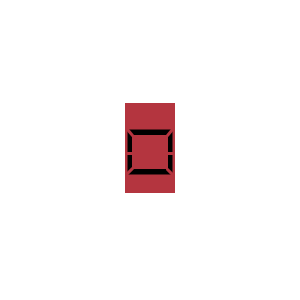
Frame 1 (no input)
Frame 60 (the mouse pressed at the canvas centre just before this capture): identical to frame 1, image omitted
Frame 120 (the mouse held since frame 60 and released just before this capture): identical to frame 1, image omitted

The Processing sketch that drew this single still picture (run headless with seeded random() and noise(); from frame 60 on, the mouse is pressed at the canvas centre):

// Processing sketch: trafficCar
// ── trafficCar.pde
float x = width/2 + 150;
float y = height + 200;


boolean forward = false;
boolean turnR = false;
boolean turnL = false;
boolean reverse = false;

void setup() {
  size(300, 300);
}

void draw() {
  background(255);
  
  
  if (forward) y--;
  if (reverse) y++;
  if (turnL) x--;
  if (turnR) x++;
 
  
  trafficCar(150, 150, 180, 53, 63);
}


void trafficCar (float x, float y, float r, float g, float b) {
  noStroke();
  fill(r,g,b);
  rect(x-25, y-47, 50, 90);//car body
  fill(0);
  stroke(r,g,b);
  strokeWeight(2);
  rect(x-24, y-22, 47, 47);//windows
  noStroke();
  fill(r,g,b);
  rect(x-18, y-15, 36, 34);//roof top
  stroke(r,g,b);
  strokeWeight(3);
  strokeCap(ROUND);
  line(x-23, y-21, x-18, y-15);
  line(x-23, y+3, x-16, y+3);
  line(x-24, y+24, x-18, y+18);
  line(x+17, y-15, x+22, y-21);
  line(x+23, y+3, x-16, y+3);
  line(x+17, y+19, x+22, y+24);
}

void keyPressed() {
  if (key == CODED) {
    if (keyCode == UP) forward = true; 
    if (keyCode == DOWN) reverse = true; 
    if (keyCode == LEFT) turnL = true; 
    if (keyCode == RIGHT) turnR = true; 
  }
}
 
void keyReleased() {
  if (key == CODED) {
    if (keyCode == UP) forward = false; 
    if (keyCode == DOWN) reverse = false; 
    if (keyCode == LEFT) turnL = false; 
    if (keyCode == RIGHT) turnR = false; 
  }
}
